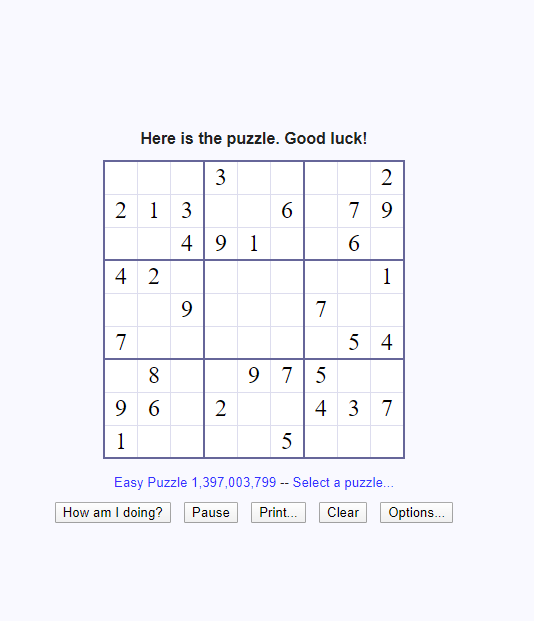
#> input picture utilis/Sodoku.PNG, 534 x 621 px
$ python main.py
#> lines starting #> are read from the running program, lines starting #| are printed output that depends on the picture; after the words box and inside, x2 and y2 are one past the last pixel; in counts of white or black regions, pixels touching at a corner belong together
### boxidentify.py
from ctypes import c_bool

import cv2
import numpy as np
from slicer import slicer


class BoxIdentify:

    thresh = 80

    def __init__(self,thresh):
       self.thresh = thresh

    ft = 0

    def getContours(self, img, imgCoun, realimg):
        contours, hierarchy = cv2.findContours(img, cv2.RETR_EXTERNAL, cv2.CHAIN_APPROX_NONE)
        new = []
        for cnt in contours:
            area = cv2.contourArea(cnt)
            new.append([area])

        # print(new)
        maxi = max(new)[0]
        # print(maxi)
        # print(len(new))

        if maxi > 10000:

            for cnt in contours:
                area = cv2.contourArea(cnt)

                if area > 10000:
                    # print("hii")
                    cv2.drawContours(img, cnt, -1, (255, 0, 0), 1)
                    peri = cv2.arcLength(cnt, True)
                    # print(peri)
                    approx = cv2.approxPolyDP(cnt, 0.02 * peri, True)
                    # print(approx)
                    screencnt = approx
                    corner = len(approx)
                    x, y, w, h = cv2.boundingRect(approx)
                    # print(x, y, w, h)
                    cv2.rectangle(img, (x, y), (x + w, y + h), (0, 255, 0), 1)

                    if corner == 4:
                        aspectratio = w / float(h)
                        #global ft
                        if self.ft == 0:
                            self.ft = 1
                            #global thresh
                            #self.thresh = self.thresh
                            self.thresh = self.thresh + 100
                            self.SudokuIdentifier()
                            break

                        else:

                            if 0.5 <= aspectratio <= 1.5:
                                objtype = "sudoku_box found"
                                print(objtype)
                                ratio = 1
                                warped = self.four_point_transform(imgCoun, screencnt.reshape(4, 2) * ratio)
                                warped = cv2.resize(warped, (300, 300))
                                cv2.imshow("real black and white", warped)
                                warped1 = self.four_point_transform(realimg, screencnt.reshape(4, 2) * ratio)
                                warped1 = cv2.resize(warped1, (300, 300))
                                #cv2.imshow("real", warped1)
                                cv2.imwrite('./utilis/Sodokuboxbw.png', warped)
                                cv2.waitKey(2)

                            else:
                                objtype = "sudoku_box found"
                                print(objtype)
                                warped = img[y:y + h, x:w + x]
                                warped = cv2.resize(warped, (300, 300))
                                warped1 = realimg[y:y + h, x:w + x]
                                warped1 = cv2.resize(warped1, (300, 300))
                                #cv2.imshow("real sodoku", warped1)
                                cv2.imwrite('./utilis/Sodokuboxbw.png', warped)
                                cv2.imshow("bw sodoku", warped)
                                cv2.waitKey(2)
                                # print(len(contours))

                    elif corner != 4:
                        self.thresh = self.thresh + 1
                        self.SudokuIdentifier()
                        break

                """else:
                    #global thresh
                    thresh = thresh + 1
                    SudokuIdentifier()
                    exit()"""

        elif len(new) < 1 or maxi < 10000:
            self.thresh += 1
            self.SudokuIdentifier()
            #exit()

        else:
            print("no sudoku box found")


    # function required
    def order_points(self,pts):
        # initialzie a list of coordinates that will be ordered
        # such that the first entry in the list is the top-left,
        # the second entry is the top-right, the third is the
        # bottom-right, and the fourth is the bottom-left
        rect = np.zeros((4, 2), dtype="float32")

        # the top-left point will have the smallest sum, whereas
        # the bottom-right point will have the largest sum
        s = pts.sum(axis=1)
        rect[0] = pts[np.argmin(s)]
        rect[2] = pts[np.argmax(s)]

        # now, compute the difference between the points, the
        # top-right point will have the smallest difference,
        # whereas the bottom-left will have the largest difference
        diff = np.diff(pts, axis=1)
        rect[1] = pts[np.argmin(diff)]
        rect[3] = pts[np.argmax(diff)]

        # return the ordered coordinates
        return rect


    # function that converts any four points to square
    def four_point_transform(self,image, pts):
        # obtain a consistent order of the points and unpack them
        # individually
        rect = self.order_points(pts)
        (tl, tr, br, bl) = rect

        # compute the width of the new image, which will be the
        # maximum distance between bottom-right and bottom-left
        # x-coordiates or the top-right and top-left x-coordinates
        widthA = np.sqrt(((br[0] - bl[0]) ** 2) + ((br[1] - bl[1]) ** 2))
        widthB = np.sqrt(((tr[0] - tl[0]) ** 2) + ((tr[1] - tl[1]) ** 2))
        maxWidth = max(int(widthA), int(widthB))

        # compute the height of the new image, which will be the
        # maximum distance between the top-right and bottom-right
        # y-coordinates or the top-left and bottom-left y-coordinates
        heightA = np.sqrt(((tr[0] - br[0]) ** 2) + ((tr[1] - br[1]) ** 2))
        heightB = np.sqrt(((tl[0] - bl[0]) ** 2) + ((tl[1] - bl[1]) ** 2))
        maxHeight = max(int(heightA), int(heightB))

        # now that we have the dimensions of the new image, construct
        # the set of destination points to obtain a "birds eye view",
        # (i.e. top-down view) of the image, again specifying points
        # in the top-left, top-right, bottom-right, and bottom-left
        # order
        dst = np.array([
            [0, 0],
            [maxWidth - 1, 0],
            [maxWidth - 1, maxHeight - 1],
            [0, maxHeight - 1]], dtype="float32")

        # compute the perspective transform matrix and then apply it
        M = cv2.getPerspectiveTransform(rect, dst)
        warped = cv2.warpPerspective(image, M, (maxWidth, maxHeight))

        # return the warped image
        return warped


    def SudokuIdentifier(self):

        # read image
        img_grey = cv2.imread('./utilis/Sodoku.PNG', cv2.IMREAD_GRAYSCALE)
#> img_grey: shape (621, 534); min 0, max 255, mean 245.6


        # assign blue channel to zeros , convert to binary image
        img_binary = cv2.threshold(img_grey, self.thresh, 255, cv2.THRESH_BINARY)[1]
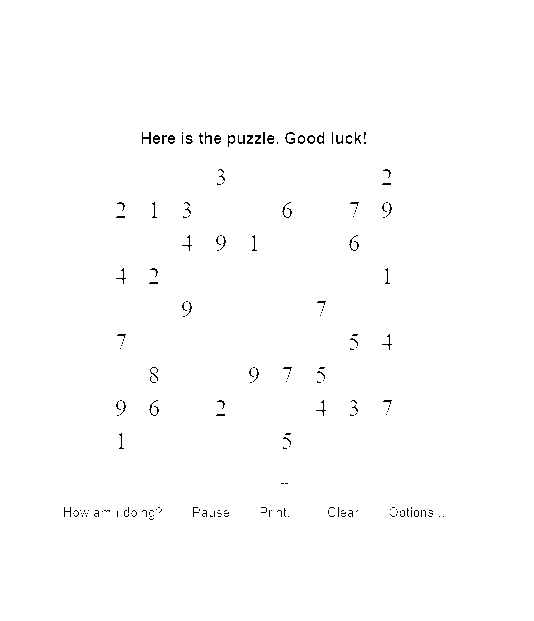
#> img_binary: shape (621, 534); 99.3% white; black in thin lines or dots, all inside (x1, y1, x2, y2) = (64, 132, 444, 520)
        cv2.imwrite('./utilis/imagebw.jpg', img_binary)


        #resize original image
        img = cv2.imread("./utilis/imagebw.jpg")
#> img: shape (621, 534, 3); min 0, max 255, mean 253.3
        img = cv2.resize(img, (600, 550))
#> img: shape (550, 600, 3)
        imgCoun = img.copy()


        #resize binary image
        realimg = cv2.imread("./utilis/Sodoku.PNG")
#> realimg is the input picture: shape (621, 534, 3); mean B, G, R 250.8, 245.3, 245.3
        realimg = cv2.resize(realimg, (600, 550))
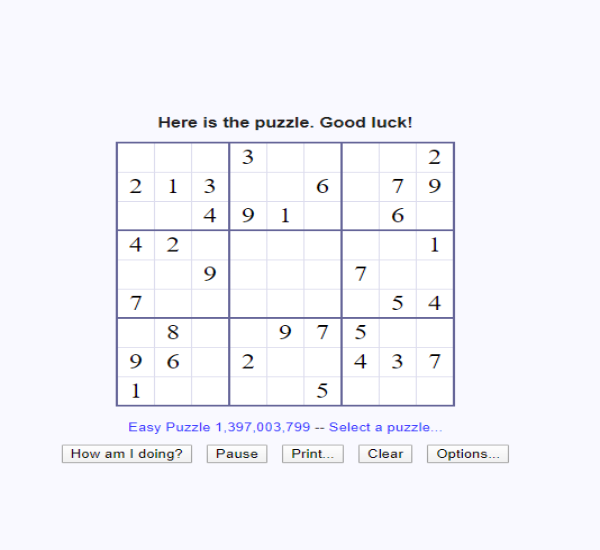
#> realimg: shape (550, 600, 3); mean B, G, R 250.8, 245.3, 245.3

        #canny finds the edges from thresholds
        realcanny = cv2.Canny(realimg, 40, 40)
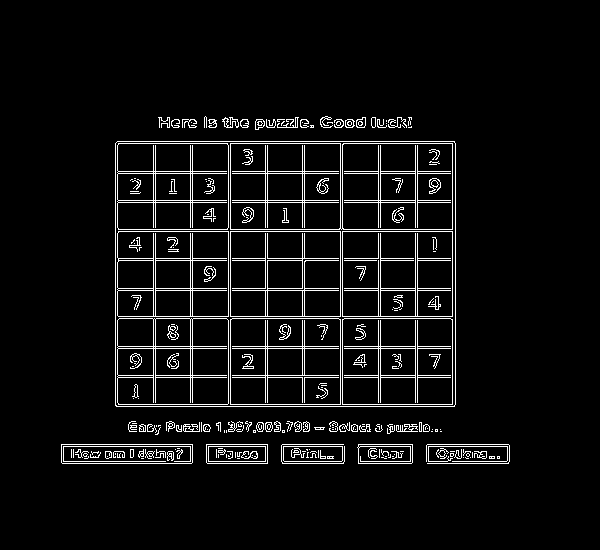
#> realcanny: shape (550, 600); 5.5% white in thin lines or dots, all inside (x1, y1, x2, y2) = (61, 116, 510, 464)
        #cv2.imshow("imgcanny",realcanny)
        #cv2.waitKey(0)

        mask = cv2.Canny(img, 40, 40)
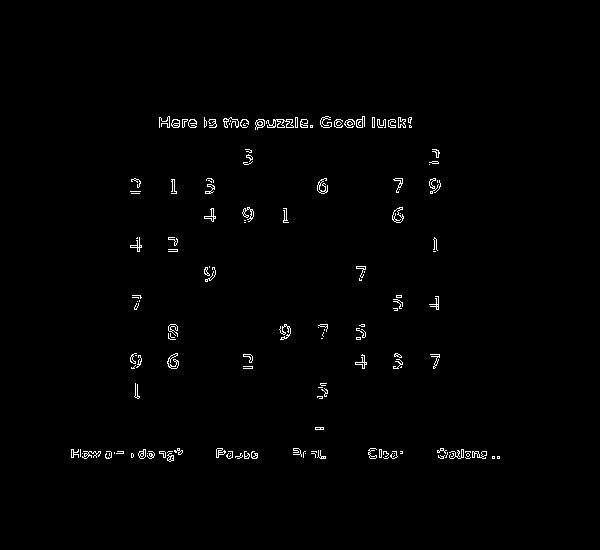
#> mask: shape (550, 600); 1% white in thin lines or dots, all inside (x1, y1, x2, y2) = (71, 116, 500, 462)
        #cv2.imshow("imgcannybin",mask)
        #cv2.waitKey(0)

        self.getContours(mask, imgCoun, realimg)
#> in getContours, `contours, hierarchy = cv2.findContours(img, cv2.RETR_EXTERNAL, cv2.CHA..`: contours = 151 contours, 116 with area under 20; largest, box (x1, y1, x2, y2) and area: (266, 119, 294, 128) 102, (392, 207, 404, 223) 99, (255, 119, 265, 130) 63, (167, 353, 179, 369) 58, (171, 119, 180, 128) 56
#> the loop in getContours, `for cnt in contours:` made 151 passes
#> area on passes 15, 22, 33: 27, 49, 20
#> after the loop in getContours, `for cnt in contours:`: new = 151 items, first 6: [0], [0], [4], [4], [1.5], [0]
#> in getContours, `maxi = max(new)[0]`: maxi = 102.5
#> the loop in getContours (call 2), `for cnt in contours:` made 151 passes
#> in getContours (call 3), `contours, hierarchy = cv2.findContours(img, cv2.RETR_EXTERNAL, cv2.CHA..`: contours = 150 contours, 114 with area under 20; largest, box (x1, y1, x2, y2) and area: (266, 119, 294, 128) 102, (392, 207, 404, 223) 98, (167, 353, 179, 369) 69, (255, 119, 265, 130) 63, (449, 449, 464, 459) 58
#> in getContours (call 5), `contours, hierarchy = cv2.findContours(img, cv2.RETR_EXTERNAL, cv2.CHA..`: contours = 147 contours, 111 with area under 20; largest, box (x1, y1, x2, y2) and area: (266, 119, 294, 128) 102, (392, 207, 404, 223) 100, (167, 353, 179, 369) 71, (255, 119, 265, 130) 63, (449, 449, 464, 459) 58
#> in getContours (call 6), `contours, hierarchy = cv2.findContours(img, cv2.RETR_EXTERNAL, cv2.CHA..`: contours = 147 contours, 111 with area under 20; largest, box (x1, y1, x2, y2) and area: (266, 119, 294, 128) 102, (392, 207, 404, 223) 102, (167, 353, 179, 369) 76, (255, 119, 265, 130) 63, (317, 178, 329, 194) 58
#> in getContours (call 9), `contours, hierarchy = cv2.findContours(img, cv2.RETR_EXTERNAL, cv2.CHA..`: contours = 148 contours, 111 with area under 20; largest, box (x1, y1, x2, y2) and area: (266, 119, 294, 128) 102, (392, 207, 404, 223) 102, (167, 353, 179, 369) 76, (279, 324, 291, 340) 71, (242, 207, 254, 222) 64
#> in SudokuIdentifier (call 11), `mask = cv2.Canny(img, 40, 40)`:
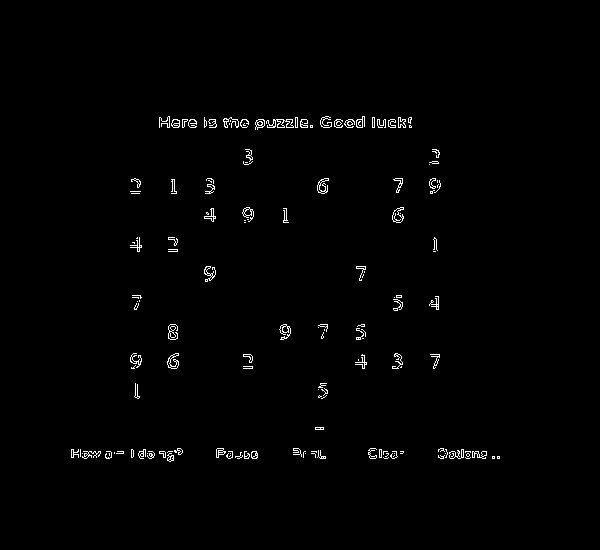
#> mask: shape (550, 600); 1.1% white in thin lines or dots, all inside (x1, y1, x2, y2) = (71, 116, 500, 462)
#> in getContours (call 11), `contours, hierarchy = cv2.findContours(img, cv2.RETR_EXTERNAL, cv2.CHA..`: contours = 151 contours, 114 with area under 20; largest, box (x1, y1, x2, y2) and area: (266, 119, 294, 128) 102, (392, 207, 404, 223) 102, (167, 353, 179, 369) 76, (279, 324, 291, 340) 71, (242, 207, 254, 222) 64
#> in SudokuIdentifier (call 12), `img_binary = cv2.threshold(img_grey, self.thresh, 255, cv2.THRESH_BINA..`:
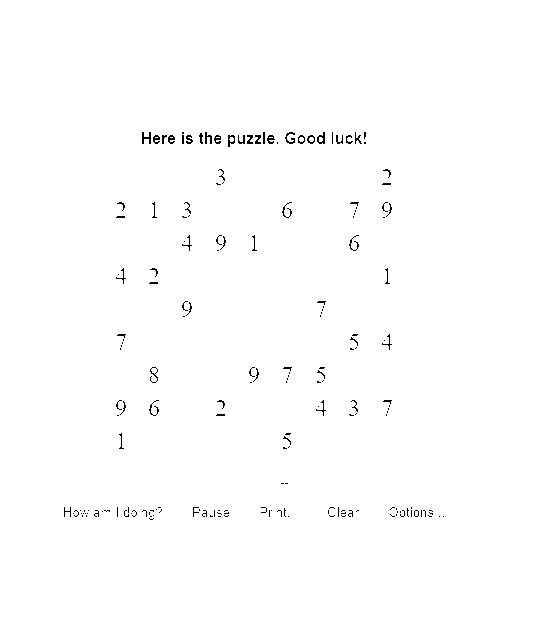
#> img_binary: shape (621, 534); 99.3% white; black in thin lines or dots, all inside (x1, y1, x2, y2) = (64, 132, 444, 520)
#> in getContours (call 12), `contours, hierarchy = cv2.findContours(img, cv2.RETR_EXTERNAL, cv2.CHA..`: contours = 148 contours, 107 with area under 20; largest, box (x1, y1, x2, y2) and area: (266, 119, 294, 128) 118, (392, 207, 404, 223) 102, (167, 353, 179, 369) 76, (356, 117, 366, 128) 76, (279, 324, 291, 340) 71
#> in SudokuIdentifier (call 14), `mask = cv2.Canny(img, 40, 40)`:
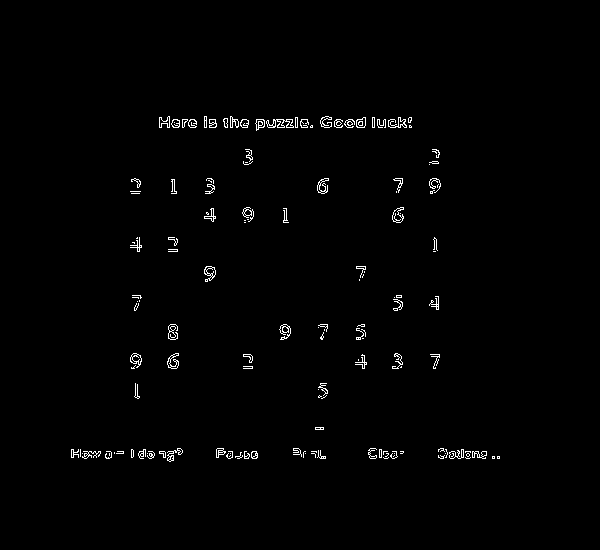
#> mask: shape (550, 600); 1.1% white in thin lines or dots, all inside (x1, y1, x2, y2) = (71, 116, 500, 462)


### slicer.py
import cv2
import numpy as np

def slicer():

    test_digits = cv2.imread("./utilis/Sodokuboxbw.png", cv2.IMREAD_GRAYSCALE)
    test_digits = cv2.resize(test_digits,(900,900))

    cells = []

    test_digits = np.vsplit(test_digits, 9)
    test_cells = []
    b = 1
    for d in test_digits:
        dc = np.hsplit(d,9)

        for de in dc:
            dec = cv2.resize(de,(28,28))
            cv2.imshow("ce", dec)

            cv2.waitKey(1)
            name = "B" + str(b)
            # [5 lines of commented-out code are left out]

            cv2.imwrite(f'./Digits/{name}.png', dec)
            # [4 lines of commented-out code are left out]
            b += 1
            #dec = dec.flatten()
            #test_cells.append(dec)

### main.py

from ast import main
import cv2
import numpy as np
from slicer import slicer

from boxidentify import BoxIdentify
# start with min thresh for black and white image
thresh = 85 #70-150
# define a threshold, 128 is the middle of black and white in grey scale

print("Finding Sudoku BOX ..................")
boxIdfy = BoxIdentify(thresh)
t= boxIdfy.SudokuIdentifier()
print("Slicing the Sudoku BOX ..................")
slicer()
